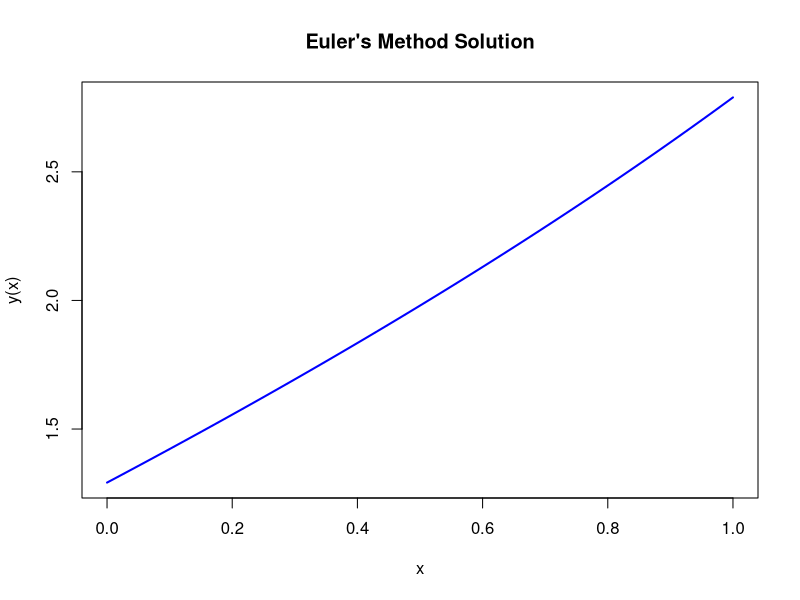

The R source for this figure:
euler_method <- function(f, y0, t0, tn, h) {
  t <- seq(t0, tn, by = h)
  y <- numeric(length(t))
  y[1] <- y0  # Initial condition
  
  for (i in 1:(length(t) - 1)) {
    y[i + 1] <- y[i] + h * f(t[i], y[i])  # Euler update rule
  }
  
  return(data.frame(t = t, y = y))
}

# Midpoint rule for numerical integration
midpointrule <- function(f, lower, upper, step_size = 1e6) {
  h <- (upper - lower) / step_size  # Step size
  midpoints <- lower + h * (1:step_size) - h / 2
  integral_approx <- h * sum(f(midpoints))  # Midpoint rule formula
  
  return(integral_approx)
}

# Bisection method for root finding
bisection_method <- function(f, a, b, tol = 1e-6, max_iter = 1000) {
  if (f(a) * f(b) >= 0) {
    stop("Function values at a and b must have opposite signs")
  }
  
  iter <- 0
  c <- (a + b) / 2  # Midpoint
  
  while ((b - a) / 2 > tol && iter < max_iter) {
    c <- (a + b) / 2
    
    if (f(c) == 0) {
      break  # Exact root found
    } else if (f(a) * f(c) < 0) {
      b <- c  # Root is in the left half
    } else {
      a <- c  # Root is in the right half
    }
    
    iter <- iter + 1
  }
  
  return(list(root = c, iterations = iter, error = (b - a) / 2))
}

# Define the differential equation
dydx <- function(t, y) {
  return(y - t)
}

# Function to compute integral using the provided Midpoint Rule
compute_integral <- function(y_values, x_values) {
  f <- approxfun(x_values, y_values, method = "linear")  # Create function from data
  return(midpointrule(f, min(x_values), max(x_values), length(x_values)))
}

# Function to find correct y(0) using Bisection Method
find_correct_y0 <- function(target_integral, x0, xn, h) {
  y0_function <- function(y0) {
    solution <- euler_method(dydx, y0, x0, xn, h)
    integral_value <- compute_integral(solution$y, solution$t)
    return(integral_value - target_integral)
  }
  
  result <- bisection_method(y0_function, 0, 5)
  return(result$root)
}

# Solve for the correct y(0)
y0_correct <- find_correct_y0(2, 0, 1, 0.01)
solution <- euler_method(dydx, y0_correct, 0, 1, 0.01)

# Print the result
print(paste("Correct initial condition y(0):", y0_correct))
print(paste("Computed integral:", compute_integral(solution$y, solution$t)))

# Plot the solution
plot(solution$t, solution$y, type = "l", col = "blue", lwd = 2, 
     xlab = "x", ylab = "y(x)", main = "Euler's Method Solution")
